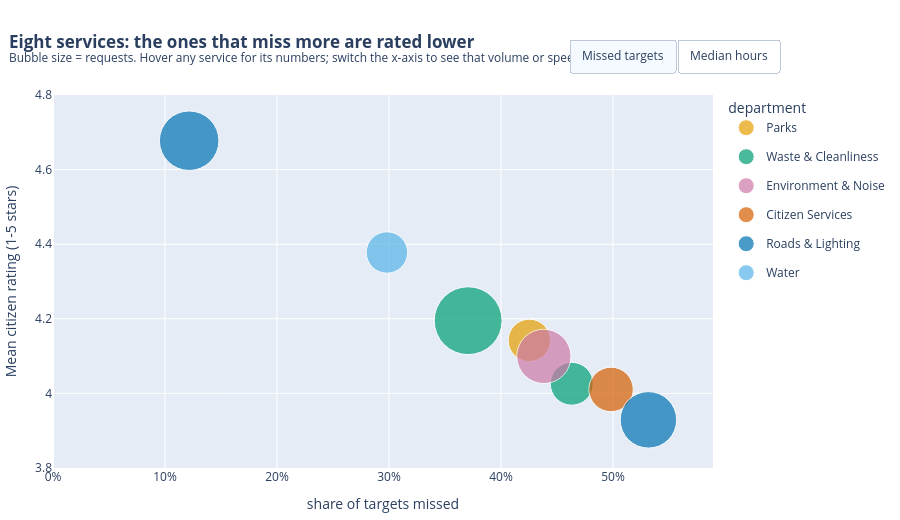

Notebook code for this chart:
### Markdown cell above
Miss rates run from 12.2% (streetlights) to 53.2% (road damage), 41 points, twice the 20-point department span. Both extremes belong to Roads & Lighting. Inside Waste & Cleanliness the two services differ by 9 points (37.1% vs 46.3%). Each service belongs to one department, so department and service cannot be fully separated; `other` is a catch-all run by Citizen Services.

### Code cell
svc = (C.groupby("category")
         .agg(requests=("request_id", "size"), miss=("missed", "mean"),
              median_h=("hours", "median"), dept=("department", "first"))
         .join(rated.groupby("category")["citizen_rating"].mean().rename("rating"))
         .reset_index())

def bubble(x, xlabel, log):
    f = px.scatter(svc, x=x, y="rating", size="requests", color="dept", size_max=48,
                   color_discrete_map=DEPT_COLOR, hover_name="category", log_x=log,
                   hover_data={"requests": ":,", "miss": ":.1%", "rating": ":.2f",
                               "median_h": ":.0f", "dept": False},
                   labels={x: xlabel, "rating": "mean rating (1-5)", "dept": "department"})
    return f

fig_miss = bubble("miss", "share of targets missed", False)
fig_time = bubble("median_h", "median hours to close (log scale)", True)

fig = go.Figure(data=list(fig_miss.data) + list(fig_time.data))
n = len(fig_miss.data)
for tr in fig.data[n:]:
    tr.visible = False
    tr.showlegend = False

fig.update_layout(
    title=dict(text="<b>Eight services: the ones that miss more are rated lower</b><br>"
                    "<sup>Bubble size = requests. Hover any service for its numbers; "
                    "switch the x-axis to see that volume or speed does not explain the rating</sup>",
               x=0.01, xanchor="left"),
    xaxis=dict(title="share of targets missed", tickformat=".0%", rangemode="tozero"),
    yaxis=dict(title="Mean citizen rating (1-5 stars)", range=[3.8, 4.8]),
    legend=dict(title="department", x=1.02, y=1, bgcolor="rgba(255,255,255,0.75)"),
    margin=dict(l=10, r=10, t=95, b=10), height=520,
    updatemenus=[dict(
        type="buttons", direction="right", x=1.1, y=1.15, xanchor="right", yanchor="top",
        buttons=[
            dict(label="Missed targets", method="update",
                 args=[{"visible": [True] * n + [False] * n},
                       {"xaxis": {"title": "share of targets missed", "type": "linear",
                                  "tickformat": ".0%", "rangemode": "tozero"}}]),
            dict(label="Median hours", method="update",
                 args=[{"visible": [False] * n + [True] * n},
                       {"xaxis": {"title": "median hours to close", "type": "log",
                                  "tickformat": "", "rangemode": "normal"}}])])])

out = INT_DIR / "I2_sq2_service_bubble.html"
fig.write_html(out, include_plotlyjs=True, full_html=True)
print(f"{out.name}: {out.stat().st_size/1024/1024:.1f} MB (self-contained, opens offline)")
fig.show()

### Figure 1 — Plotly figure (JSON) as saved in the notebook; plotly's stock layout.template omitted (floating-point values rounded to 4 significant figures)
{"data": [{"customdata": [[2610, 190.2, "Parks"]], "hovertemplate": "<b>%{hovertext}</b><br><br>share of targets missed=%{x:.1%}<br>mean rating (1-5)=%{y:.2f}<br>requests=%{customdata[0]:,}<br>median_h=%{customdata[1]:.0f}<extra></extra>", "hovertext": ["green_space"], "legendgroup": "Parks", "marker": {"color": "#E69F00", "size": [2610], "sizemode": "area", "sizeref": 2.913, "symbol": "circle"}, "mode": "markers", "name": "Parks", "orientation": "v", "showlegend": true, "type": "scatter", "x": [0.4253], "xaxis": "x", "y": [4.142], "yaxis": "y"}, {"customdata": [[2686, 107.0, "Waste & Cleanliness"], [6712, 46.86, "Waste & Cleanliness"]], "hovertemplate": "<b>%{hovertext}</b><br><br>share of targets missed=%{x:.1%}<br>mean rating (1-5)=%{y:.2f}<br>requests=%{customdata[0]:,}<br>median_h=%{customdata[1]:.0f}<extra></extra>", "hovertext": ["illegal_dumping", "waste_collection"], "legendgroup": "Waste & Cleanliness", "marker": {"color": "#009E73", "size": [2686, 6712], "sizemode": "area", "sizeref": 2.913, "symbol": "circle"}, "mode": "markers", "name": "Waste & Cleanliness", "orientation": "v", "showlegend": true, "type": "scatter", "x": [0.4631, 0.3707], "xaxis": "x", "y": [4.026, 4.195], "yaxis": "y"}, {"customdata": [[4301, 49.35, "Environment & Noise"]], "hovertemplate": "<b>%{hovertext}</b><br><br>share of targets missed=%{x:.1%}<br>mean rating (1-5)=%{y:.2f}<br>requests=%{customdata[0]:,}<br>median_h=%{customdata[1]:.0f}<extra></extra>", "hovertext": ["noise"], "legendgroup": "Environment & Noise", "marker": {"color": "#CC79A7", "size": [4301], "sizemode": "area", "sizeref": 2.913, "symbol": "circle"}, "mode": "markers", "name": "Environment & Noise", "orientation": "v", "showlegend": true, "type": "scatter", "x": [0.4383], "xaxis": "x", "y": [4.099], "yaxis": "y"}, {"customdata": [[2878, 145.6, "Citizen Services"]], "hovertemplate": "<b>%{hovertext}</b><br><br>share of targets missed=%{x:.1%}<br>mean rating (1-5)=%{y:.2f}<br>requests=%{customdata[0]:,}<br>median_h=%{customdata[1]:.0f}<extra></extra>", "hovertext": ["other"], "legendgroup": "Citizen Services", "marker": {"color": "#D55E00", "size": [2878], "sizemode": "area", "sizeref": 2.913, "symbol": "circle"}, "mode": "markers", "name": "Citizen Services", "orientation": "v", "showlegend": true, "type": "scatter", "x": [0.4983], "xaxis": "x", "y": [4.011], "yaxis": "y"}, {"customdata": [[4648, 136, "Roads & Lighting"], [5165, 65.28, "Roads & Lighting"]], "hovertemplate": "<b>%{hovertext}</b><br><br>share of targets missed=%{x:.1%}<br>mean rating (1-5)=%{y:.2f}<br>requests=%{customdata[0]:,}<br>median_h=%{customdata[1]:.0f}<extra></extra>", "hovertext": ["road_damage", "streetlight"], "legendgroup": "Roads & Lighting", "marker": {"color": "#0072B2", "size": [4648, 5165], "sizemode": "area", "sizeref": 2.913, "symbol": "circle"}, "mode": "markers", "name": "Roads & Lighting", "orientation": "v", "showlegend": true, "type": "scatter", "x": [0.5316, 0.1216], "xaxis": "x", "y": [3.929, 4.677], "yaxis": "y"}, {"customdata": [[2502, 8.192, "Water"]], "hovertemplate": "<b>%{hovertext}</b><br><br>share of targets missed=%{x:.1%}<br>mean rating (1-5)=%{y:.2f}<br>requests=%{customdata[0]:,}<br>median_h=%{customdata[1]:.0f}<extra></extra>", "hovertext": ["water_leak"], "legendgroup": "Water", "marker": {"color": "#56B4E9", "size": [2502], "sizemode": "area", "sizeref": 2.913, "symbol": "circle"}, "mode": "markers", "name": "Water", "orientation": "v", "showlegend": true, "type": "scatter", "x": [0.2982], "xaxis": "x", "y": [4.378], "yaxis": "y"}, {"customdata": [[2610, 0.4253, "Parks"]], "hovertemplate": "<b>%{hovertext}</b><br><br>median hours to close (log scale)=%{x:.0f}<br>mean rating (1-5)=%{y:.2f}<br>requests=%{customdata[0]:,}<br>miss=%{customdata[1]:.1%}<extra></extra>", "hovertext": ["green_space"], "legendgroup": "Parks", "marker": {"color": "#E69F00", "size": [2610], "sizemode": "area", "sizeref": 2.913, "symbol": "circle"}, "mode": "markers", "name": "Parks", "orientation": "v", "showlegend": false, "type": "scatter", "visible": false, "x": [190.2], "xaxis": "x", "y": [4.142], "yaxis": "y"}, {"customdata": [[2686, 0.4631, "Waste & Cleanliness"], [6712, 0.3707, "Waste & Cleanliness"]], "hovertemplate": "<b>%{hovertext}</b><br><br>median hours to close (log scale)=%{x:.0f}<br>mean rating (1-5)=%{y:.2f}<br>requests=%{customdata[0]:,}<br>miss=%{customdata[1]:.1%}<extra></extra>", "hovertext": ["illegal_dumping", "waste_collection"], "legendgroup": "Waste & Cleanliness", "marker": {"color": "#009E73", "size": [2686, 6712], "sizemode": "area", "sizeref": 2.913, "symbol": "circle"}, "mode": "markers", "name": "Waste & Cleanliness", "orientation": "v", "showlegend": false, "type": "scatter", "visible": false, "x": [107.0, 46.86], "xaxis": "x", "y": [4.026, 4.195], "yaxis": "y"}, {"customdata": [[4301, 0.4383, "Environment & Noise"]], "hovertemplate": "<b>%{hovertext}</b><br><br>median hours to close (log scale)=%{x:.0f}<br>mean rating (1-5)=%{y:.2f}<br>requests=%{customdata[0]:,}<br>miss=%{customdata[1]:.1%}<extra></extra>", "hovertext": ["noise"], "legendgroup": "Environment & Noise", "marker": {"color": "#CC79A7", "size": [4301], "sizemode": "area", "sizeref": 2.913, "symbol": "circle"}, "mode": "markers", "name": "Environment & Noise", "orientation": "v", "showlegend": false, "type": "scatter", "visible": false, "x": [49.35], "xaxis": "x", "y": [4.099], "yaxis": "y"}, {"customdata": [[2878, 0.4983, "Citizen Services"]], "hovertemplate": "<b>%{hovertext}</b><br><br>median hours to close (log scale)=%{x:.0f}<br>mean rating (1-5)=%{y:.2f}<br>requests=%{customdata[0]:,}<br>miss=%{customdata[1]:.1%}<extra></extra>", "hovertext": ["other"], "legendgroup": "Citizen Services", "marker": {"color": "#D55E00", "size": [2878], "sizemode": "area", "sizeref": 2.913, "symbol": "circle"}, "mode": "markers", "name": "Citizen Services", "orientation": "v", "showlegend": false, "type": "scatter", "visible": false, "x": [145.6], "xaxis": "x", "y": [4.011], "yaxis": "y"}, {"customdata": [[4648, 0.5316, "Roads & Lighting"], [5165, 0.1216, "Roads & Lighting"]], "hovertemplate": "<b>%{hovertext}</b><br><br>median hours to close (log scale)=%{x:.0f}<br>mean rating (1-5)=%{y:.2f}<br>requests=%{customdata[0]:,}<br>miss=%{customdata[1]:.1%}<extra></extra>", "hovertext": ["road_damage", "streetlight"], "legendgroup": "Roads & Lighting", "marker": {"color": "#0072B2", "size": [4648, 5165], "sizemode": "area", "sizeref": 2.913, "symbol": "circle"}, "mode": "markers", "name": "Roads & Lighting", "orientation": "v", "showlegend": false, "type": "scatter", "visible": false, "x": [136.0, 65.28], "xaxis": "x", "y": [3.929, 4.677], "yaxis": "y"}, {"customdata": [[2502, 0.2982, "Water"]], "hovertemplate": "<b>%{hovertext}</b><br><br>median hours to close (log scale)=%{x:.0f}<br>mean rating (1-5)=%{y:.2f}<br>requests=%{customdata[0]:,}<br>miss=%{customdata[1]:.1%}<extra></extra>", "hovertext": ["water_leak"], "legendgroup": "Water", "marker": {"color": "#56B4E9", "size": [2502], "sizemode": "area", "sizeref": 2.913, "symbol": "circle"}, "mode": "markers", "name": "Water", "orientation": "v", "showlegend": false, "type": "scatter", "visible": false, "x": [8.192], "xaxis": "x", "y": [4.378], "yaxis": "y"}], "layout": {"height": 520, "legend": {"bgcolor": "rgba(255,255,255,0.75)", "title": {"text": "department"}, "x": 1.02, "y": 1}, "margin": {"b": 10, "l": 10, "r": 10, "t": 95}, "title": {"text": "<b>Eight services: the ones that miss more are rated lower</b><br><sup>Bubble size = requests. Hover any service for its numbers; switch the x-axis to see that volume or speed does not explain the rating</sup>", "x": 0.01, "xanchor": "left"}, "updatemenus": [{"buttons": [{"args": [{"visible": [true, true, true, true, true, true, false, false, false, false, false, false]}, {"xaxis": {"rangemode": "tozero", "tickformat": ".0%", "title": "share of targets missed", "type": "linear"}}], "label": "Missed targets", "method": "update"}, {"args": [{"visible": [false, false, false, false, false, false, true, true, true, true, true, true]}, {"xaxis": {"rangemode": "normal", "tickformat": "", "title": "median hours to close", "type": "log"}}], "label": "Median hours", "method": "update"}], "direction": "right", "type": "buttons", "x": 1.1, "xanchor": "right", "y": 1.15, "yanchor": "top"}], "xaxis": {"rangemode": "tozero", "tickformat": ".0%", "title": {"text": "share of targets missed"}}, "yaxis": {"range": [3.8, 4.8], "title": {"text": "Mean citizen rating (1-5 stars)"}}}}
